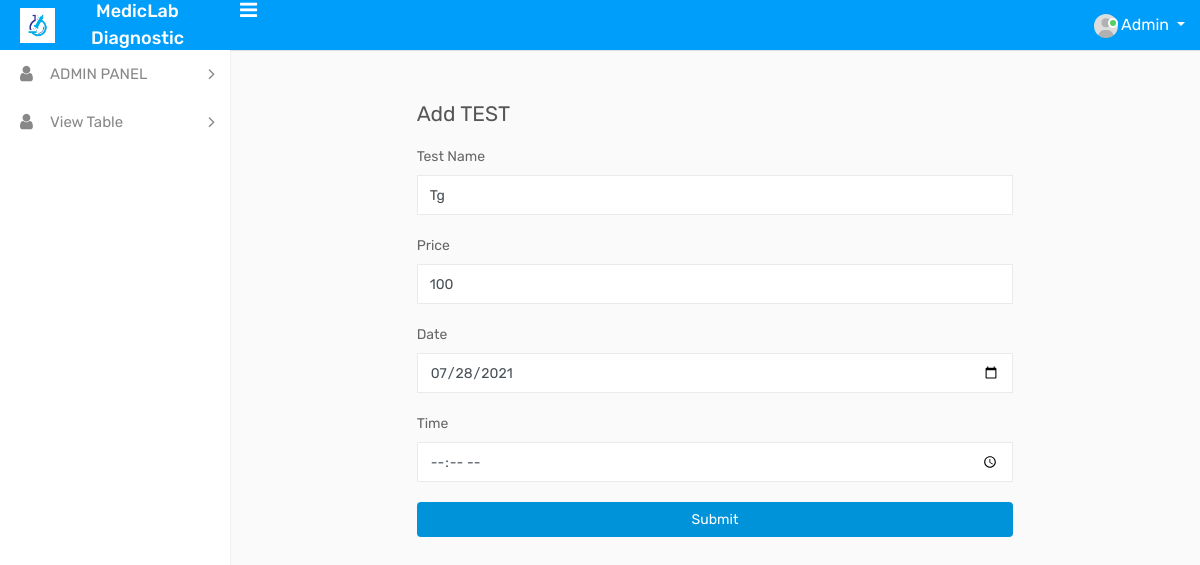
The page /admin/edit test.php?id=5 (signed in) on the database its author committed.
### tables this page shows
CREATE TABLE `add_test` (
  `id` int(11) NOT NULL,
  `Name` varchar(100) NOT NULL,
  `Price` varchar(100) NOT NULL,
  `Date` varchar(100) NOT NULL,
  `Time` varchar(100) NOT NULL,
  `Image` varchar(100) NOT NULL
);

### admin/edit test.php (the view, shortened to what this page needs)
<?php
 include("connection.php");
?>
<?php
$id=$_GET['id'];
?>
    <!DOCTYPE html>
<html lang="en">
<head>
    <link rel="stylesheet" type="text/css" href="assets/css/bootstrap.min.css">
    <link rel="stylesheet" type="text/css" href="assets/css/font-awesome.min.css">
    <link rel="stylesheet" type="text/css" href="assets/css/select2.min.css">
    <link rel="stylesheet" type="text/css" href="assets/css/bootstrap-datetimepicker.min.css">
    <link rel="stylesheet" type="text/css" href="assets/css/style.css">
</head>
<body>
    <div class="main-wrapper">
        <?php include('include/TOPBAR.php'); ?>
       <?php include('include/SIDEBAR.php'); ?>
        <div class="page-wrapper">
            <div class="content">
                <div class="row">
                    <div class="col-lg-8 offset-lg-2">
                        <h4 class="page-title">Add TEST</h4>
                    </div>
                </div>
                <div class="row">
                    <div class="col-lg-8 offset-lg-2">
                        <?php
                      $query="SELECT *from `add_test` WHERE id=$id";
                      $run=mysqli_query($connect,$query);
                      if (mysqli_num_rows($run)>0) {
                        while($row=mysqli_fetch_array($run))
                        {
                      ?>
                      <form class="form" method="POST"  enctype="multipart/form-data">
<div class="form-group">
                    <label for="password-1">Test Name</label>
                  <input type="text" class="form-control" name="name" value="<?php echo $row['Name'] ?>">
                  </div>
                  <div class="form-group">
                    <label for="password-1">Price</label>
                  <input type="number" class="form-control" name="price" value="<?php echo $row['Price'] ?>">
                  </div>
                  <div class="form-group">
                    <label for="password-1">Date</label>
                  <input type="Date" class="form-control" name="date" value="<?php echo $row['Date'] ?>">
                  </div>
                   <div class="form-group">
                    <label for="password-1">Time</label>
                  <input type="Time" class="form-control" name="time" value="<?php echo $row['Time'] ?>">
                  </div>
                  <div class="form-group">
                    <button class="btn  btn-block" type="submit" name="submit" style="background-color: #0093d9; color: white;margin-top: 20px">Submit</button>
                  </div>
                </form>
                      <?php
                         }
                      }
                       ?>
              </div>
            </div>
          </div>
        </div>
</body>
</html>

### rows shown on the page
add_test: name "Tg", price "100", date "07/28/2021"
